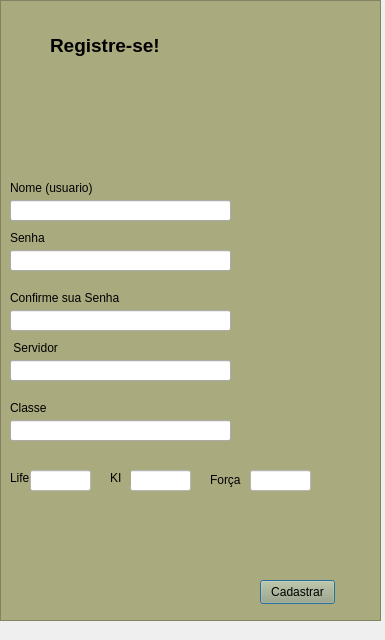
<?xml version="1.0" encoding="UTF-8"?>
<ui version="4.0">
 <class>Cadastro</class>
 <widget class="QDialog" name="Cadastro">
  <property name="geometry">
   <rect>
    <x>0</x>
    <y>0</y>
    <width>385</width>
    <height>640</height>
   </rect>
  </property>
  <property name="windowTitle">
   <string>Dialog</string>
  </property>
  <widget class="QLineEdit" name="lineEdit_2">
   <property name="geometry">
    <rect>
     <x>10</x>
     <y>200</y>
     <width>221</width>
     <height>21</height>
    </rect>
   </property>
   <property name="text">
    <string/>
   </property>
  </widget>
  <widget class="QLabel" name="label">
   <property name="geometry">
    <rect>
     <x>10</x>
     <y>10</y>
     <width>361</width>
     <height>151</height>
    </rect>
   </property>
   <property name="styleSheet">
    <string notr="true">alternate-background-color: qlineargradient(spread:pad, x1:0, y1:0, x2:1, y2:0, stop:0 rgba(255, 178, 102, 255), stop:0.55 rgba(235, 148, 61, 255), stop:0.98 rgba(0, 0, 0, 255), stop:1 rgba(0, 0, 0, 0));border-radius: 10px;</string>
   </property>
   <property name="text">
    <string/>
   </property>
   <property name="pixmap">
    <pixmap>../images/teste.PNG</pixmap>
   </property>
  </widget>
  <widget class="QLabel" name="label_2">
   <property name="geometry">
    <rect>
     <x>50</x>
     <y>20</y>
     <width>311</width>
     <height>51</height>
    </rect>
   </property>
   <property name="font">
    <font>
     <pointsize>14</pointsize>
     <bold>true</bold>
    </font>
   </property>
   <property name="styleSheet">
    <string notr="true">border-color: qlineargradient(spread:pad, x1:0, y1:0, x2:1, y2:0, stop:0 rgba(0, 0, 0, 255), stop:1 rgba(255, 255, 255, 255));</string>
   </property>
   <property name="text">
    <string>Registre-se!</string>
   </property>
  </widget>
  <widget class="QLabel" name="label_3">
   <property name="geometry">
    <rect>
     <x>10</x>
     <y>180</y>
     <width>131</width>
     <height>16</height>
    </rect>
   </property>
   <property name="text">
    <string>Nome (usuario)</string>
   </property>
  </widget>
  <widget class="QLineEdit" name="lineEdit_3">
   <property name="geometry">
    <rect>
     <x>10</x>
     <y>250</y>
     <width>221</width>
     <height>21</height>
    </rect>
   </property>
   <property name="text">
    <string/>
   </property>
  </widget>
  <widget class="QLineEdit" name="lineEdit_4">
   <property name="geometry">
    <rect>
     <x>10</x>
     <y>310</y>
     <width>221</width>
     <height>21</height>
    </rect>
   </property>
   <property name="text">
    <string/>
   </property>
  </widget>
  <widget class="QLabel" name="label_6">
   <property name="geometry">
    <rect>
     <x>10</x>
     <y>340</y>
     <width>131</width>
     <height>16</height>
    </rect>
   </property>
   <property name="text">
    <string> Servidor</string>
   </property>
  </widget>
  <widget class="QLineEdit" name="lineEdit_5">
   <property name="geometry">
    <rect>
     <x>10</x>
     <y>360</y>
     <width>221</width>
     <height>21</height>
    </rect>
   </property>
   <property name="text">
    <string/>
   </property>
  </widget>
  <widget class="QLineEdit" name="lineEdit_6">
   <property name="geometry">
    <rect>
     <x>10</x>
     <y>420</y>
     <width>221</width>
     <height>21</height>
    </rect>
   </property>
   <property name="text">
    <string/>
   </property>
  </widget>
  <widget class="QLabel" name="label_7">
   <property name="geometry">
    <rect>
     <x>10</x>
     <y>400</y>
     <width>131</width>
     <height>16</height>
    </rect>
   </property>
   <property name="text">
    <string>Classe</string>
   </property>
  </widget>
  <widget class="QFrame" name="frame">
   <property name="geometry">
    <rect>
     <x>0</x>
     <y>0</y>
     <width>381</width>
     <height>621</height>
    </rect>
   </property>
   <property name="styleSheet">
    <string notr="true">background-color: rgb(170, 170, 127);</string>
   </property>
   <property name="frameShape">
    <enum>QFrame::Shape::StyledPanel</enum>
   </property>
   <property name="frameShadow">
    <enum>QFrame::Shadow::Raised</enum>
   </property>
   <widget class="QLabel" name="label_4">
    <property name="geometry">
     <rect>
      <x>10</x>
      <y>230</y>
      <width>131</width>
      <height>16</height>
     </rect>
    </property>
    <property name="text">
     <string>Senha</string>
    </property>
   </widget>
   <widget class="QLabel" name="label_5">
    <property name="geometry">
     <rect>
      <x>10</x>
      <y>290</y>
      <width>131</width>
      <height>16</height>
     </rect>
    </property>
    <property name="text">
     <string>Confirme sua Senha</string>
    </property>
   </widget>
   <widget class="QLabel" name="label_8">
    <property name="geometry">
     <rect>
      <x>10</x>
      <y>470</y>
      <width>49</width>
      <height>16</height>
     </rect>
    </property>
    <property name="text">
     <string>Life </string>
    </property>
   </widget>
   <widget class="QPushButton" name="pushButton">
    <property name="geometry">
     <rect>
      <x>260</x>
      <y>580</y>
      <width>75</width>
      <height>24</height>
     </rect>
    </property>
    <property name="text">
     <string>Cadastrar</string>
    </property>
   </widget>
   <widget class="QLineEdit" name="lineEdit_8">
    <property name="geometry">
     <rect>
      <x>130</x>
      <y>470</y>
      <width>61</width>
      <height>21</height>
     </rect>
    </property>
    <property name="styleSheet">
     <string notr="true">background-color: rgb(255, 255, 255);</string>
    </property>
    <property name="text">
     <string/>
    </property>
   </widget>
   <widget class="QLabel" name="label_9">
    <property name="geometry">
     <rect>
      <x>110</x>
      <y>470</y>
      <width>21</width>
      <height>16</height>
     </rect>
    </property>
    <property name="text">
     <string>KI</string>
    </property>
   </widget>
   <widget class="QLabel" name="label_10">
    <property name="geometry">
     <rect>
      <x>210</x>
      <y>470</y>
      <width>41</width>
      <height>20</height>
     </rect>
    </property>
    <property name="text">
     <string>Força</string>
    </property>
   </widget>
   <widget class="QLineEdit" name="lineEdit_10">
    <property name="geometry">
     <rect>
      <x>30</x>
      <y>470</y>
      <width>61</width>
      <height>21</height>
     </rect>
    </property>
    <property name="styleSheet">
     <string notr="true">background-color: rgb(255, 255, 255);</string>
    </property>
    <property name="text">
     <string/>
    </property>
   </widget>
   <widget class="QLineEdit" name="lineEdit_11">
    <property name="geometry">
     <rect>
      <x>250</x>
      <y>470</y>
      <width>61</width>
      <height>21</height>
     </rect>
    </property>
    <property name="styleSheet">
     <string notr="true">background-color: rgb(255, 255, 255);</string>
    </property>
    <property name="text">
     <string/>
    </property>
   </widget>
  </widget>
  <zorder>frame</zorder>
  <zorder>lineEdit_2</zorder>
  <zorder>label</zorder>
  <zorder>label_2</zorder>
  <zorder>label_3</zorder>
  <zorder>lineEdit_3</zorder>
  <zorder>lineEdit_4</zorder>
  <zorder>label_6</zorder>
  <zorder>lineEdit_5</zorder>
  <zorder>lineEdit_6</zorder>
  <zorder>label_7</zorder>
 </widget>
 <resources/>
 <connections/>
</ui>
